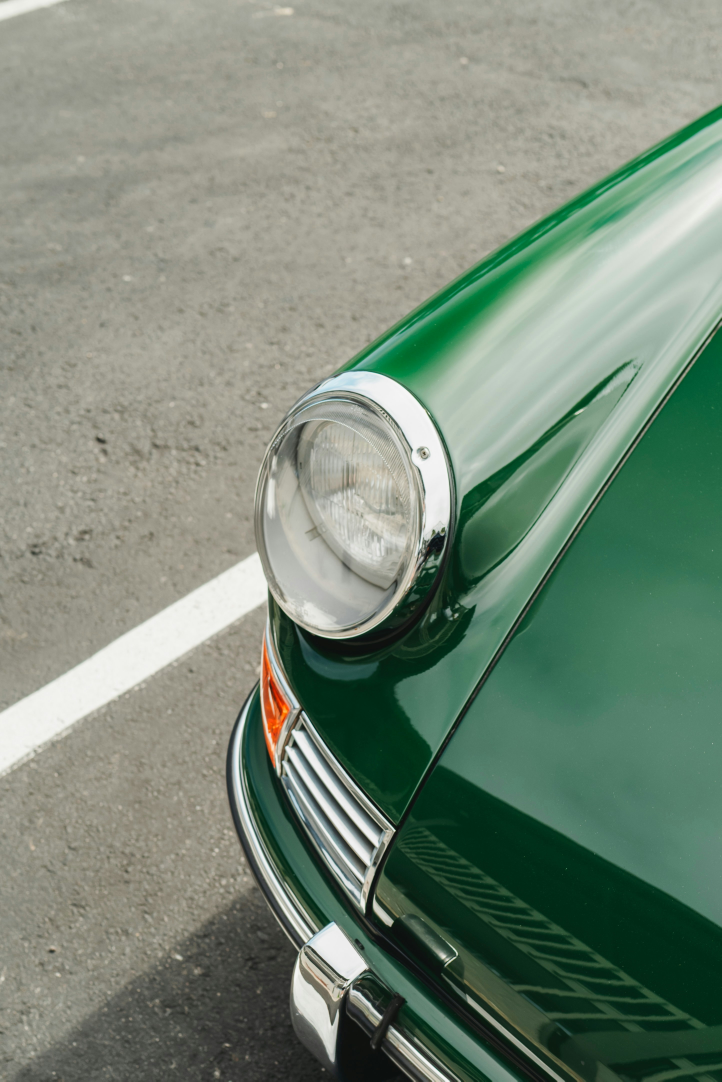
#> input picture Images/Sample/green_car.jpg, 2886 x 4325 px (shown at 1/4 size)
$ jupyter execute cnn.ipynb   (text cells are left out)
#> lines starting #> are read from the running program, lines starting #| are printed output that depends on the picture; pictures that were not available may be replaced by others from this repository, and a replacement may not be noted
[cell 1]
import numpy as np

class MyConv:
    def __init__(self, stride, padding):
        self.stride = stride
        self.padding = padding

    def forward(self, x, w, b):
        N, C, H, W = x.shape
        F, _, HH, WW = w.shape
        H_out = 1 + (H + 2 * self.padding - HH) // self.stride
        W_out = 1 + (W + 2 * self.padding - WW) // self.stride
        x_pad = np.pad(x, ((0,), (0,), (self.padding,), (self.padding,)), mode='constant')
        out = np.zeros((N, F, H_out, W_out))
        for n in range(N):
            for f in range(F):
                for i in range(H_out):
                    for j in range(W_out):
                        out[n, f, i, j] = np.sum(
                            x_pad[n, :, i * self.stride:i * self.stride + HH, j * self.stride:j * self.stride + WW] * w[f]
                        ) + b[f]
        self.cache = (x, w, b, x_pad)
        return out

    def backward(self, dout):
        x, w, b, x_padded = self.cache
        N, C, H, W = x.shape
        F, _, HH, WW = w.shape
        _, _, H_out, W_out = dout.shape
        dx_padded = np.zeros_like(x_padded)
        dw = np.zeros_like(w)
        db = np.zeros_like(b)
        for n in range(N):
            for f in range(F):
                for i in range(H_out):
                    for j in range(W_out):
                        dw[f] += x_padded[n, :, i * self.stride:i * self.stride + HH, j * self.stride:j * self.stride + WW] * dout[n, f, i, j]
                        dx_padded[n, :, i * self.stride:i * self.stride + HH, j * self.stride:j * self.stride + WW] += w[f] * dout[n, f, i, j]
                        db[f] += dout[n, f, i, j]
        dx = dx_padded[:, :, self.padding:H + self.padding, self.padding:W + self.padding]
        return dx, dw, db

[cell 2]
def rel_error(x, y):
    return np.max(np.abs(x - y) / np.maximum(1e-8, np.abs(x) + np.abs(y)))

[cell 3]
x_shape = (2, 3, 4, 4)
w_shape = (3, 3, 4, 4)
x = np.linspace(-0.1, 0.5, num=np.prod(x_shape)).reshape(x_shape)
w = np.linspace(-0.2, 0.3, num=np.prod(w_shape)).reshape(w_shape)
b = np.linspace(-0.1, 0.2, num=3)

conv = MyConv(stride=2, padding=1)
out = conv.forward(x, w, b)

correct_out = np.array([
    [[[-0.08759809, -0.10987781],
      [-0.18387192, -0.2109216 ]],
     [[ 0.21027089,  0.21661097],
      [ 0.22847626,  0.23004637]],
     [[ 0.50813986,  0.54309974],
      [ 0.64082444,  0.67101435]]],
    [[[-0.98053589, -1.03143541],
      [-1.19128892, -1.24695841]],
     [[ 0.69108355,  0.66880383],
      [ 0.59480972,  0.56776003]],
     [[ 2.36270298,  2.36904306],
      [ 2.38090835,  2.38247847]]]
])

print('Testing conv_forward_naive')
print('difference:', rel_error(out, correct_out))

[cell 4]
def eval_numerical_gradient_array(f, x, df, h=1e-5):
    grad = np.zeros_like(x)
    it = np.nditer(x, flags=['multi_index'], op_flags=['readwrite'])

    while not it.finished:
        ix = it.multi_index
        oldval = x[ix]

        x[ix] = oldval + h
        pos = f(x).copy()

        x[ix] = oldval - h
        neg = f(x).copy()

        x[ix] = oldval
        grad[ix] = np.sum((pos - neg) * df) / (2 * h)

        it.iternext()

    return grad

[cell 5]
x = np.random.randn(4, 3, 5, 5)
w = np.random.randn(2, 3, 3, 3)
b = np.random.randn(2)
dout = np.random.randn(4, 2, 5, 5)

conv = MyConv(stride=1, padding=1)

dx_num = eval_numerical_gradient_array(lambda x_: conv.forward(x_, w, b), x, dout)
dw_num = eval_numerical_gradient_array(lambda w_: conv.forward(x, w_, b), w, dout)
db_num = eval_numerical_gradient_array(lambda b_: conv.forward(x, w, b_), b, dout)

out = conv.forward(x, w, b)
dx, dw, db = conv.backward(dout)

print("Testing conv_backward_naive function")
print("dx error:", rel_error(dx, dx_num))
print("dw error:", rel_error(dw, dw_num))
print("db error:", rel_error(db, db_num))

[cell 6]
from PIL import Image

first_img, second_img, third_img, fourth_image = Image.open("./Images/Sample/green_car.jpg"), Image.open(
    "./Images/Sample/env_picture.jpg"), Image.open("./Images/Sample/house.jpg"), Image.open("./Images/Sample/ocean.jpg")
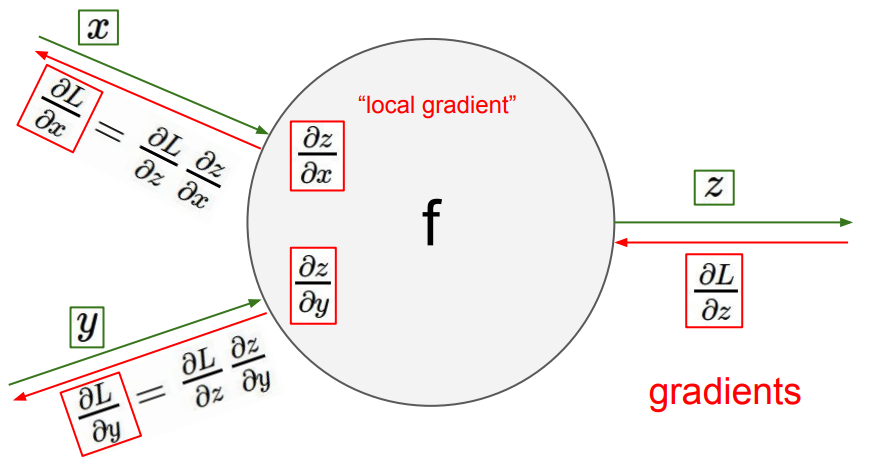
#> input picture Images/backprop_cs231n.png, 871 x 459 px, given in place of env_picture.jpg, which was not available
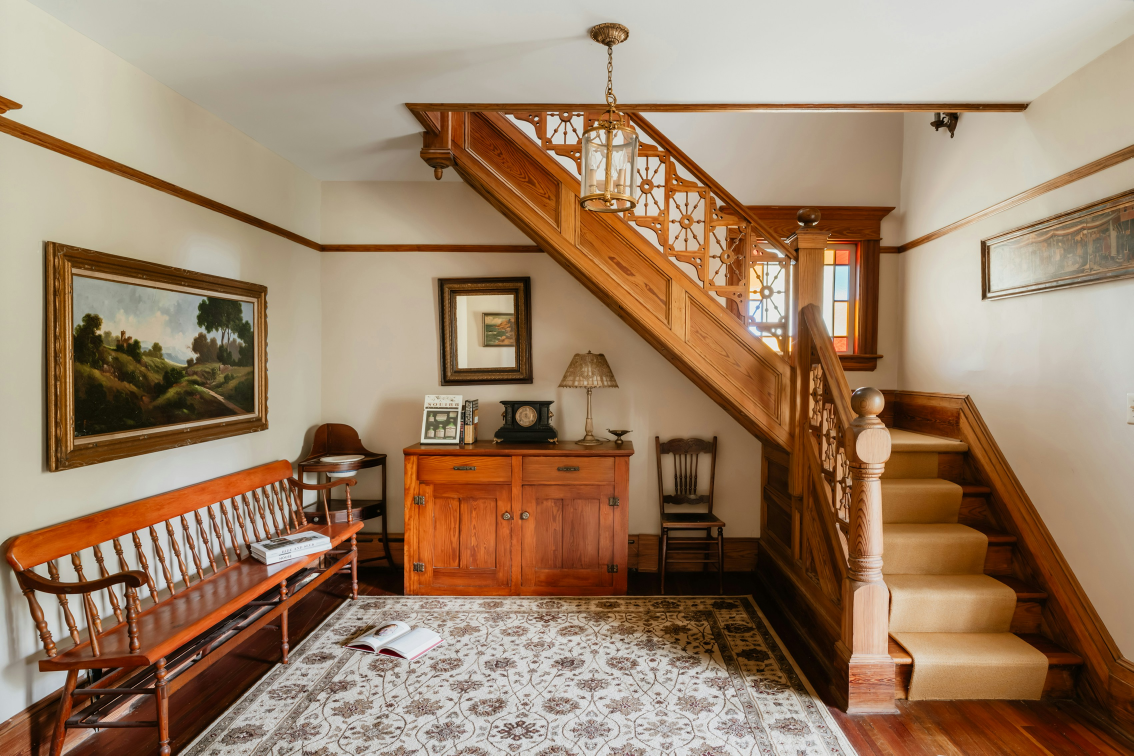
#> input picture Images/Sample/house.jpg, 3400 x 2267 px (shown at 1/3 size)
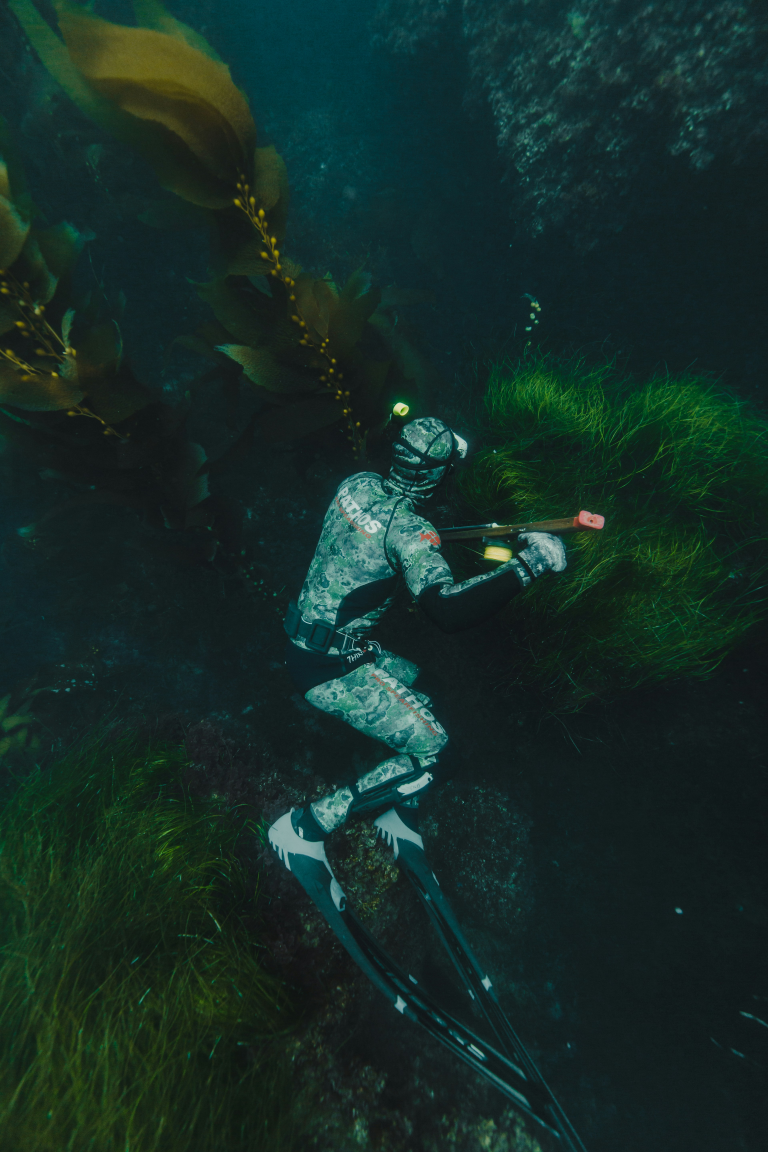
#> input picture Images/Sample/ocean.jpg, 3840 x 5760 px (shown at 1/5 size)
#> first_img is the input picture: PIL image 2886x4325 RGB; mean R, G, B 121.4, 136.7, 120.6
#> second_img is the input picture: PIL image 871x459 RGB; mean R, G, B 245.9, 242.3, 241.6
#> third_img is the input picture: PIL image 3400x2267 RGB; mean R, G, B 157.3, 130.7, 105.4
#> fourth_image is the input picture: PIL image 3840x5760 RGB; mean R, G, B 21.7, 44.2, 38.8

first_img = first_img.resize((256, 256))
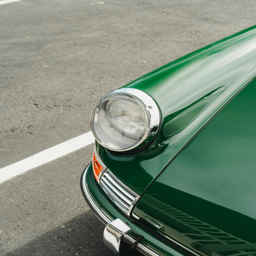
#> first_img: PIL image 256x256 RGB; mean R, G, B 121.4, 136.7, 120.6
second_img = second_img.resize((256, 256))
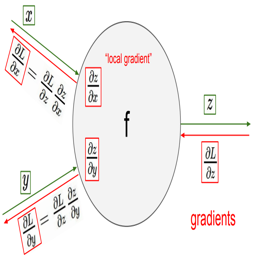
#> second_img: PIL image 256x256 RGB; mean R, G, B 245.8, 242.1, 241.4
third_img = third_img.resize((256, 256))
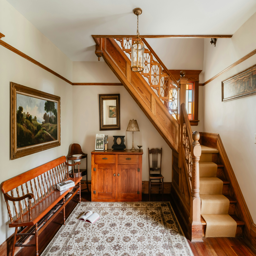
#> third_img: PIL image 256x256 RGB; mean R, G, B 157.3, 130.7, 105.4
fourth_image = fourth_image.resize((256, 256))
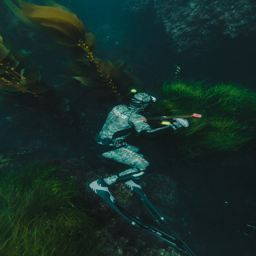
#> fourth_image: PIL image 256x256 RGB; mean R, G, B 21.7, 44.2, 38.8

[cell 7]
first_img

[cell 8]
second_img

[cell 9]
third_img

[cell 10]
fourth_image

[cell 11]
import numpy as np

# Kernels
Sobelx = np.array([[-1, 0, 1],
                   [-2, 0, 2],
                   [-1, 0, 1]])

Sobely = np.array([[-1, -2, -1],
                   [0, 0, 0],
                   [1, 2, 1]])

Grayscale_across_R = np.array([[0, 0, 0],
                               [0, 0.3, 0],
                               [0, 0, 0]])

Grayscale_across_G = np.array([[0, 0, 0],
                               [0, 0.6, 0],
                               [0, 0, 0]])

Grayscale_across_B = np.array([[0, 0, 0],
                               [0, 0.1, 0],
                               [0, 0, 0]])

Gaussian_Blur = np.array([[1, 2, 1],
                          [2, 4, 2],
                          [1, 2, 1]]) / 16

[cell 12]
img_size = 256

x = np.stack([
    np.array(first_img).transpose(2, 0, 1),
    np.array(second_img).transpose(2, 0, 1),
    np.array(third_img).transpose(2, 0, 1),
    np.array(fourth_image).transpose(2, 0, 1)
])

w = np.zeros((4, 3, 3, 3))
w[0, 0], w[0, 1], w[0, 2] = Grayscale_across_R, Grayscale_across_G, Grayscale_across_B
w[1] = Sobelx
w[2] = Sobely
w[3] = Gaussian_Blur

b = np.array([0, 128, 128, 0])

conv = MyConv(stride=1, padding=1)
out = conv.forward(x, w, b)
print(out.shape)  # (4, 4, 256, 256)
#| (4, 4, 256, 256)

[cell 13]
import matplotlib.pyplot as plt

num_images, num_channels, H, W = out.shape
#> num_images = 4; num_channels = 4; H = 256; W = 256
channel_labels = ['Grayscale', 'Sobel X', 'Sobel Y', 'Gaussian Blur']

plt.figure(figsize=(12, 7))

for i in range(num_images):
    for j in range(num_channels):
        idx = i * num_channels + j + 1
        plt.subplot(num_images, num_channels, idx)
        plt.imshow(out[i, j], cmap='gray')
        plt.title(f'Image {i+1}\n{channel_labels[j]}', fontsize=8)
        plt.axis('off')

plt.tight_layout()
plt.show()
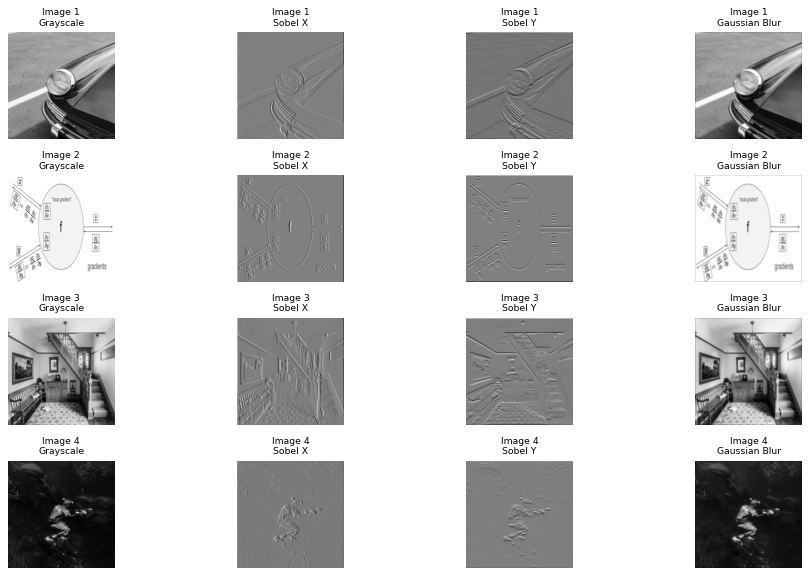
#> figure drawn by matplotlib, 16 panels
